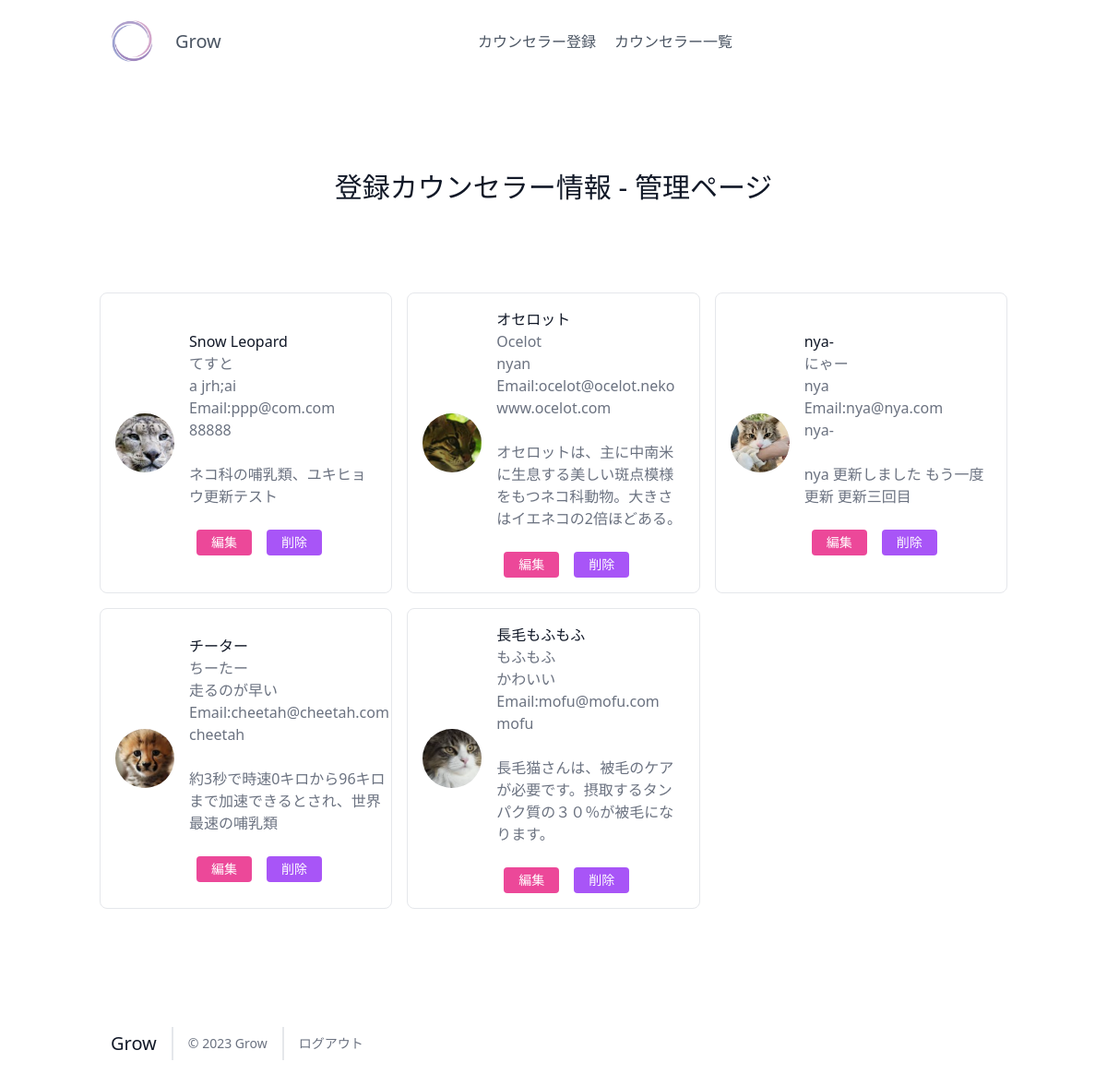
The page /admin.php (signed in) on the database its author committed.
### tables this page shows
CREATE TABLE `counselor_table` (
  `id` int(12) NOT NULL,
  `organization` varchar(64) NOT NULL,
  `name` varchar(64) NOT NULL,
  `kana` varchar(64) NOT NULL,
  `certification` varchar(64) NOT NULL,
  `email` varchar(124) NOT NULL,
  `tel` varchar(64) NOT NULL,
  `website` varchar(124) NOT NULL,
  `address` varchar(124) NOT NULL,
  `details` text NOT NULL,
  `file_name` varchar(255) NOT NULL,
  `file_path` varchar(255) NOT NULL,
  `date_time` datetime NOT NULL DEFAULT current_timestamp(),
  `update_time` datetime NOT NULL DEFAULT current_timestamp() ON UPDATE current_timestamp()
);

### funcs.php (called while the page is built, shortened)
<?php
function h($str)
{
  return htmlspecialchars($str, ENT_QUOTES, 'UTF-8');
}

### admin.php (the view, shortened to what this page needs)
<?php
require_once('funcs.php');
try {
  $pdo = new PDO('mysql:dbname=kadai_db;charset=utf8;host=localhost','root','');
} catch (PDOException $e) {
  exit('DBConnectError'.$e->getMessage());
}
$stmt = $pdo->prepare("SELECT * FROM counselor_table");
$status = $stmt->execute();
$view = "";
if ($status == false) {
  $error = $stmt->errorInfo();
  exit("ErrorQuery:" . $error[2]);
} else {
  while ($result = $stmt->fetch(PDO::FETCH_ASSOC)) {
    $view .= '<div class="p-2 lg:w-1/3 md:w-1/2 w-full"><div class="h-full flex items-center border-gray-200 border p-4 rounded-lg">';
    $view .= '<img alt="counselor" class="w-16 h-16 bg-gray-100 object-cover object-center flex-shrink-0 rounded-full mr-4" src="'. $result['file_path'] .'">';
    $view .= '<div class="flex-grow"><h2 class="text-gray-900 title-font font-medium">';
    $view .= h($result['organization']);
    $view .= '</h2>';
    $view .= '<p class="text-gray-500">';
    $view .= h($result['name'], ENT_QUOTES) . '<br>' . h($result['certification']). '<br>' . 'Email:' . h($result['email']). '<br>' . h($result['website']). '<br><br>' . h($result['details']). '<br><br>';
    $view .= '<a  href="edit.php?id=' . $result['id'] . '">';
    $view .= '<button class="inline-flex text-white bg-pink-500 border-0 py-1 px-4 mx-2 focus:outline-none hover:bg-pink-600 rounded text-sm">編集</button>';
    $view .= '</a>';
    if ($_SESSION['kanri_flg'] === 1) {
    $view .= '<a href="delete.php?id=' . $result['id'] . '"onclick="return confirmDelete();">';
    $view .= '<button class="inline-flex text-white bg-purple-500 border-0 py-1 px-4 mx-2 focus:outline-none hover:bg-purple-600 rounded text-sm">削除</button>';
    $view .= '</a>';
    }
    $view .= '</p></div></div></div>';
  }
}
?>
<!DOCTYPE html>
<html lang="ja">
<head>
<script src="https://cdn.tailwindcss.com"></script>
</head>
<body>
<header class="text-gray-600 body-font">
  <div class="container mx-auto flex flex-wrap p-5 flex-col md:flex-row items-center">
    <a class="flex title-font font-medium items-center text-gray-900 mb-4 md:mb-0">
    <a href="./index.php"><img src="./images/logo.jpg" alt="logo" width="70">
      <a href="./index.php"><span class="ml-3 text-xl">Grow</span></a>
    </a>
    <nav class="md:ml-auto md:mr-auto flex flex-wrap items-center text-base justify-center">
    <a class="mr-5 hover:text-gray-900 hover:scale-105" href="./registration.php">カウンセラー登録</a>
      <a class="mr-5 hover:text-gray-900 hover:scale-105" href="./select.php">カウンセラー一覧</a>
    </nav>
  </div>
</header>
<section class="text-gray-600 body-font">
  <div class="container px-5 py-24 mx-auto">
    <div class="flex flex-col text-center w-full mb-20">
      <h1 class="sm:text-3xl text-2xl font-medium title-font mb-4 text-gray-900">登録カウンセラー情報 - 管理ページ</h1>
    </div>
    <div class="flex flex-wrap -m-2"><?= $view ?></div>
  </div>
</section>
<footer class="text-gray-600 body-font">
  <div class="container px-5 py-8 mx-auto flex items-center sm:flex-row flex-col">
    <a class="flex title-font font-medium items-center md:justify-start justify-center text-gray-900">
      <span class="ml-3 text-xl">Grow</span>
    </a>
    <p class="text-sm text-gray-500 sm:ml-4 sm:pl-4 sm:border-l-2 sm:border-gray-200 sm:py-2 sm:mt-0 mt-4">© 2023 Grow </p>
    <p class="text-sm text-gray-500 sm:ml-4 sm:pl-4 sm:border-l-2 sm:border-gray-200 sm:py-2 sm:mt-0 mt-4"><a href="./logout.php">ログアウト</a></p>
  </div>
</footer>
</body>
</html>

### rows shown on the page
counselor_table: file_path (picture), value "Snow Leopard", name "てすと", certification "a jrh;ai", email "ppp@com.com", website "88888", details "ネコ科の哺乳類、ユキヒョウ更新テスト"
counselor_table: file_path (picture), value "オセロット", name "Ocelot", certification "nyan", email "ocelot@ocelot.neko", website "www.ocelot.com", details "オセロットは、主に中南米に生息する美しい斑点模様をもつネコ科動物。大きさはイエネコの2倍ほどある。"
counselor_table: file_path (picture), value "nya-", name "にゃー", certification "nya", email "nya@nya.com", website "nya-", details "nya 更新しました もう一度更新 更新三回目"
counselor_table: file_path (picture), value "チーター", name "ちーたー", certification "走るのが早い", email "cheetah@cheetah.com", website "cheetah", details "約3秒で時速0キロから96キロまで加速できるとされ、世界最速の哺乳類"
counselor_table: file_path (picture), value "長毛もふもふ", name "もふもふ", certification "かわいい", email "mofu@mofu.com", website "mofu", details "長毛猫さんは、被毛のケアが必要です。摂取するタンパク質の３０％が被毛になります。"
